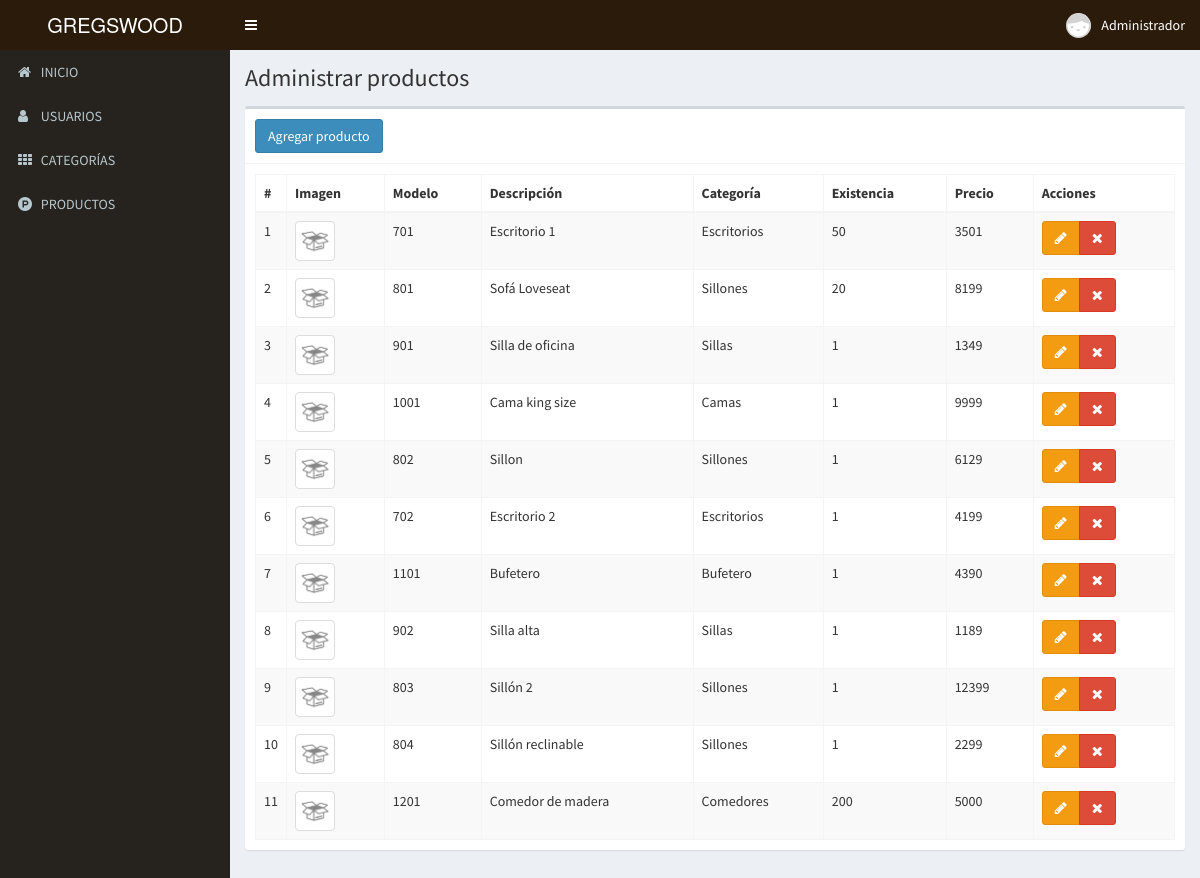
The page /productos (signed in) on the database its author committed.
### tables this page shows
CREATE TABLE `productos` (
  `id` int(11) NOT NULL,
  `id_categoria` int(11) NOT NULL,
  `codigo` text NOT NULL,
  `descripcion` text NOT NULL,
  `imagen` text NOT NULL,
  `stock` int(11) NOT NULL,
  `precio_compra` float NOT NULL,
  `precio_venta` float NOT NULL,
  `fecha` timestamp NOT NULL DEFAULT CURRENT_TIMESTAMP ON UPDATE CURRENT_TIMESTAMP
);

CREATE TABLE `categorias` (
  `id` int(11) NOT NULL,
  `categoria` text NOT NULL,
  `fecha` timestamp NOT NULL DEFAULT CURRENT_TIMESTAMP ON UPDATE CURRENT_TIMESTAMP
);

### controladores/plantilla.controlador.php (called while the page is built)
<?php
class ControladorPlantilla{
	static public function ctrPlantilla(){
		include "vistas/plantilla.php";
	}
}

### index.php (called while the page is built, shortened)
<?php
require_once "controladores/plantilla.controlador.php";
require_once "controladores/usuarios.controlador.php";
require_once "controladores/categorias.controlador.php";
require_once "controladores/productos.controlador.php";
require_once "modelos/categorias.modelo.php";
require_once "modelos/productos.modelo.php";
$plantilla = new ControladorPlantilla();
$plantilla -> ctrPlantilla();

### controladores/productos.controlador.php (called while the page is built, shortened)
<?php
class ControladorProductos{
	static public function ctrMostrarProductos($item, $valor){
		$tabla = "productos";
		$respuesta = ModeloProductos::mdlMostrarProductos($tabla, $item, $valor);
		return $respuesta;
	}
}

### modelos/conexion.php (called while the page is built)
<?php
class Conexion{
	static public function conectar(){
		$link = new PDO("mysql:host=localhost;dbname=muebleria",
			            "root",
			            "");
		$link->exec("set names utf8");
		return $link;
	}
}

### modelos/productos.modelo.php (called while the page is built, shortened)
<?php
require_once "conexion.php";
class ModeloProductos{
	static public function mdlMostrarProductos($tabla, $item, $valor){
		if($item != null){
			$stmt = Conexion::conectar()->prepare("SELECT * FROM $tabla WHERE $item = :$item ORDER BY id DESC");
			$stmt -> bindParam(":".$item, $valor, PDO::PARAM_STR);
			$stmt -> execute();
			return $stmt -> fetch();
		}else{
			$stmt = Conexion::conectar()->prepare("SELECT * FROM $tabla");
			$stmt -> execute();
			return $stmt -> fetchAll();
		}
	}
}

### controladores/categorias.controlador.php (called while the page is built, shortened)
<?php
class ControladorCategorias{
	static public function ctrMostrarCategorias($item, $valor){
		$tabla = "categorias";
		$respuesta = ModeloCategorias::mdlMostrarCategorias($tabla, $item, $valor);
		return $respuesta;
	}
}

### modelos/categorias.modelo.php (called while the page is built, shortened)
<?php
require_once "conexion.php";
class ModeloCategorias{
	static public function mdlMostrarCategorias($tabla, $item, $valor){
		if($item != null){
			$stmt = Conexion::conectar()->prepare("SELECT * FROM $tabla WHERE $item = :$item");
			$stmt -> bindParam(":".$item, $valor, PDO::PARAM_STR);
			$stmt -> execute();
			return $stmt -> fetch();
		}else{
			$stmt = Conexion::conectar()->prepare("SELECT * FROM $tabla");
			$stmt -> execute();
			return $stmt -> fetchAll();
		}
	}
}

### vistas/modulos/productos.php (the view, shortened to what this page needs)
<div class="content-wrapper">
  <section class="content-header">
    <h1>
      Administrar productos
    </h1>
  </section>
  <section class="content">
    <div class="box">
      <div class="box-header with-border">
        <button class="btn btn-primary" data-toggle="modal" data-target="#modalAgregarProducto">
          Agregar producto
        </button>
      </div>
      <div class="box-body">
       <table class="table table-bordered table-striped dt-responsive tablaProductos" width="100%">
        <thead>
          <tr>
           <th style="width:10px">#</th>
           <th>Imagen</th>
           <th>Modelo</th>
           <th>Descripción</th>
           <th>Categoría</th>
           <th>Existencia</th>
           <th>Precio</th>
           <th>Acciones</th>
         </tr>
        </thead>
      <tbody>
        <?php
        $item = null;
        $valor = null;
        $productos = ControladorProductos::ctrMostrarProductos($item, $valor);
        foreach ($productos as $key => $value) {
          echo '<tr>
                  <td>'.($key+1).'</td>
                  <td><img src="vistas/img/productos/default/anonymous.png" class="img-thumbnail" width="40px"></td>
                  <td>'.$value["codigo"].'</td>
                  <td>'.$value["descripcion"].'</td>';
                  $item = "id";
                  $valor = $value["id_categoria"];
                  $categoria = ControladorCategorias::ctrMostrarCategorias($item, $valor);
                 echo '
                  <td>'.$categoria["categoria"].'</td>
                  <td>'.$value["stock"].'</td>
                  <td>'.$value["precio_compra"].'</td>
                  <td>
                    <div class="btn-group">
                      <button class="btn btn-warning"><i class="fa fa-pencil"></i></button>
                      <button class="btn btn-danger"><i class="fa fa-times"></i></button>
                    </div>
                  </td>
                </tr>';
        }
        ?>
        </tbody>
       </table>
      </div>
    </div>
  </section>
</div>

### vistas/plantilla.php (shortened to what this page needs)
<!DOCTYPE html>
<html>
<head>
  <link rel="stylesheet" href="vistas/bower_components/bootstrap/dist/css/bootstrap.min.css">
  <link rel="stylesheet" href="vistas/bower_components/font-awesome/css/font-awesome.min.css">
  <link rel="stylesheet" href="vistas/bower_components/Ionicons/css/ionicons.min.css">
  <link rel="stylesheet" href="vistas/dist/css/AdminLTE.css">
  <link rel="stylesheet" href="vistas/dist/css/skins/_all-skins.min.css">
  <link rel="stylesheet" href="vistas/bower_components/datatables.net-bs/css/dataTables.bootstrap.min.css">
  <link rel="stylesheet" href="vistas/bower_components/datatables.net-bs/css/responsive.bootstrap.min.css">
  <link rel="stylesheet" href="vistas/plugins/iCheck/all.css">
</head>
<body class="hold-transition skin-blue sidebar-mini login-page">
  <?php
  if(isset($_SESSION["iniciarSesion"]) && $_SESSION["iniciarSesion"] == "ok"){
   echo '<div class="wrapper">';
    include "modulos/cabezote.php";
    include "modulos/menu.php";
    if(isset($_GET["ruta"])){
      if($_GET["ruta"] == "inicio" ||
         $_GET["ruta"] == "usuarios" ||
         $_GET["ruta"] == "categorias" ||
         $_GET["ruta"] == "productos" ||
         $_GET["ruta"] == "salir"){
        include "modulos/".$_GET["ruta"].".php";
      }else{
        include "modulos/404.php";
      }
    }else{
      include "modulos/inicio.php";
    }
    echo '</div>';
  }else{
    include "modulos/login.php";
  }
  ?>
</body>
</html>

### vistas/modulos/cabezote.php (shortened to what this page needs)
<header class="main-header">
<a href="inicio" class="logo" style="background-color: #2A1B0A;">
	<span class="logo-lg">
		GREGSWOOD
	</span>
</a>
<nav class="navbar navbar-static-top" role="navigation" style="background-color: #2A1B0A;">
 	<a href="#" class="sidebar-toggle" data-toggle="push-menu" role="button">
   </a>
	<div class="navbar-custom-menu">
		<ul class="nav navbar-nav">
			<li class="dropdown user user-menu">
				<a href="#" class="dropdown-toggle" data-toggle="dropdown">
				<img src="vistas/img/usuarios/default/anonymous.png" class="user-image">
					<span class="hidden-xs"><?php  echo $_SESSION["nombre"]; ?></span>
				</a>
			</li>
		</ul>
	</div>
</nav>
</header>

### vistas/modulos/menu.php
<aside class="main-sidebar" style="background-color: rgba(42, 27, 10, 0.5)">
	 <section class="sidebar">
		<ul class="sidebar-menu">
			<li>
				<a href="inicio">
					<i class="fa fa-home"></i>
					<span>INICIO</span>
				</a>
			</li>
			<li>
				<a href="usuarios">
					<i class="fa fa-user"></i>
					<span>USUARIOS</span>
				</a>
			</li>
			<li>
				<a href="categorias">
					<i class="fa fa-th"></i>
					<span>CATEGORÍAS</span>
				</a>
			</li>
			<li>
				<a href="productos">
					<i class="fa fa-product-hunt"></i>
					<span>PRODUCTOS</span>
				</a>
			</li>
		</ul>
	 </section>
</aside>

### rows shown on the page
productos: codigo "701", descripcion "Escritorio 1", id_categoria.categoria "Escritorios", stock "50", precio_compra "3501"
productos: codigo "801", descripcion "Sofá Loveseat", id_categoria.categoria "Sillones", stock "20", precio_compra "8199"
productos: codigo "901", descripcion "Silla de oficina", id_categoria.categoria "Sillas", stock "1", precio_compra "1349"
productos: codigo "1001", descripcion "Cama king size", id_categoria.categoria "Camas", stock "1", precio_compra "9999"
productos: codigo "802", descripcion "Sillon", id_categoria.categoria "Sillones", stock "1", precio_compra "6129"
productos: codigo "702", descripcion "Escritorio 2", id_categoria.categoria "Escritorios", stock "1", precio_compra "4199"
productos: codigo "1101", descripcion "Bufetero", id_categoria.categoria "Bufetero", stock "1", precio_compra "4390"
productos: codigo "902", descripcion "Silla alta", id_categoria.categoria "Sillas", stock "1", precio_compra "1189"
productos: codigo "803", descripcion "Sillón 2", id_categoria.categoria "Sillones", stock "1", precio_compra "12399"
productos: codigo "804", descripcion "Sillón reclinable", id_categoria.categoria "Sillones", stock "1", precio_compra "2299"
productos: codigo "1201", descripcion "Comedor de madera", id_categoria.categoria "Comedores", stock "200", precio_compra "5000"

### other values the page prints
$_SESSION["nombre"] "Administrador"
